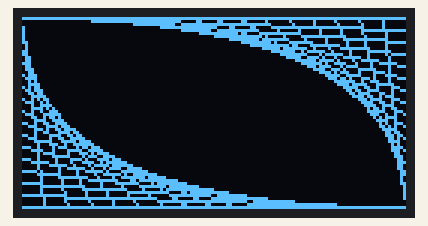
Simulated run of this sketch. Board: Arduino Nano, built with avr-gcc and run on an emulated ATmega328P. On the bench: 128×64 one-colour display.

Above: at 0.2 s.

The sketch:

_01_draw_lines.ino
```cpp
#include <Arduino.h>
#include <U8g2lib.h>
#include <SPI.h>

// The pins I used on the Arduino Nano
// See https://github.com/olikraus/u8g2/wiki/setup_tutorial
#define CLOCK_PIN 13 // SCL
#define DATA_PIN 11 // SDA, MOSI
#define RES_PIN 8 //  for SPI mode the RES pin becomes "Chip Select".
#define DC_PIN 9 // Also known as address 0 or A0, not analog 0
#define CS_PIN 10 // chip select

// We are using a 4 wire hardware SPI communications system.  Data is on pin 11 and clock on 13
// U8G2_R0 is the rotation number
U8G2_SSD1306_128X64_VCOMH0_F_4W_HW_SPI u8g2(U8G2_R0, CS_PIN, DC_PIN, RES_PIN);
void setup()
{
  pinMode(DC_PIN, OUTPUT);
  digitalWrite(DC_PIN, 0);  // default output in I2C mode for the SSD1306 test shield: set the i2c adr to 0
  u8g2.begin();
  // load standard 20px high font
  u8g2.setFont(u8g_font_unifont);
}

void loop()
{
  u8g2.firstPage();

  /* Keep looping until finished drawing screen */
  do
  {
    int steps = 16;
    int dx = 128/steps;
    int dy = 64/steps;
    int y = 0;
    for(int x=0; x<128; x+=dx) {
        u8g2.drawLine(x, 0, 127, y);
        u8g2.drawLine(127-x, 63, 0, 63-y);
       y+=dy;
    }

  } while(u8g2.nextPage());
}
```
